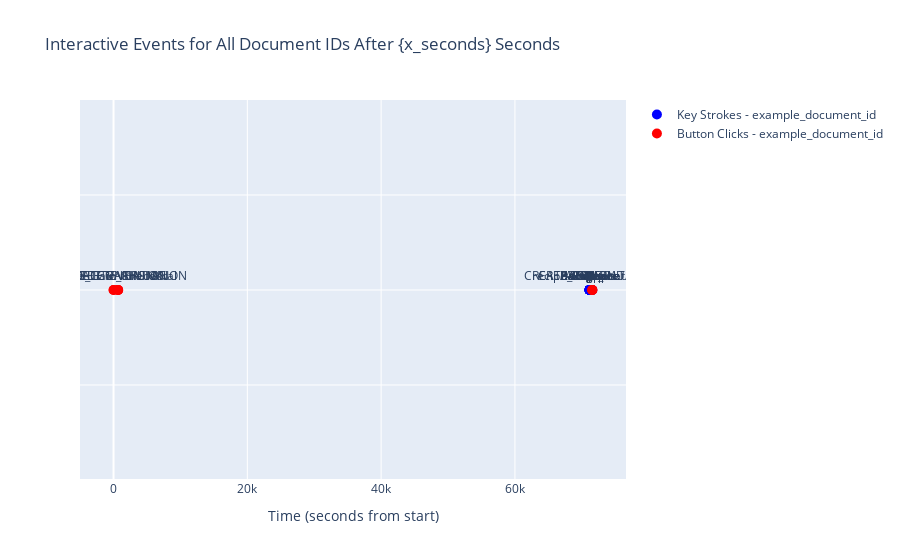

Source (notebook cell):
### Code cell
event = filtered_events
fig = make_subplots()

# Plot key events
fig.add_trace(go.Scatter(
    x=[event["normalized_time"] for event in events if event["type"] == "key"],
    y=[1] * len(events),
    mode='markers+text',
    name=f'Key Strokes - {doc_id}',
    text=[event["action"] for event in events if event["type"] == "key"],
    textposition='top center',
    marker=dict(color='blue', size=10)
))

# Plot button clicks
fig.add_trace(go.Scatter(
    x=[event["normalized_time"] for event in events if event["type"] == "button"],
    y=[1] * len(events),
    mode='markers+text',
    name=f'Button Clicks - {doc_id}',
    text=[event["action"] for event in events if event["type"] == "button"],
    textposition='top center',
    marker=dict(color='red', size=10)
))

# Plot generated content
fig.add_trace(go.Scatter(
    x=[content["normalized_time"] for content in generated_content],
    y=[1] * len(generated_content),
    mode='markers+text',
    name=f'Generated Content - {doc_id}',
    text=[content["text"] for content in generated_content],
    textposition='top center',
    marker=dict(color='green', size=10)
))

fig.update_layout(
    title='Interactive Events for All Document IDs After {x_seconds} Seconds',
    xaxis_title='Time (seconds from start)',
    yaxis=dict(showticklabels=False),
    showlegend=True
)

fig.show()

### Figure 1 — Plotly figure (JSON) as saved in the notebook; plotly's stock layout.template omitted (floating-point values rounded to 4 significant figures; data arrays with more than 128 entries replaced by an {"elided": "..."} marker saying what was removed)
{"data": [{"marker": {"color": "blue", "size": 10}, "mode": "markers+text", "name": "Key Strokes - example_document_id", "text": {"elided": "164 str values"}, "textposition": "top center", "type": "scatter", "x": {"elided": "164 float values"}, "y": {"elided": "172 int values"}}, {"marker": {"color": "red", "size": 10}, "mode": "markers+text", "name": "Button Clicks - example_document_id", "text": ["CREATE VARIATION", "recipe_Gain_Anecdotal", "CREATE CONTINUATION", "DELETE CHUNK", "DELETE VERSION", "CREATE VARIATION", "recipe_Gain_Statistics", "CREATE CONTINUATION"], "textposition": "top center", "type": "scatter", "x": [0, 15.33, 674.2, 688.8, 688.8, 71550.0, 71560.0, 71590.0], "y": {"elided": "172 int values"}}, {"marker": {"color": "green", "size": 10}, "mode": "markers+text", "name": "Generated Content - example_document_id", "text": [], "textposition": "top center", "type": "scatter", "x": [], "y": []}], "layout": {"showlegend": true, "title": {"text": "Interactive Events for All Document IDs After {x_seconds} Seconds"}, "xaxis": {"anchor": "y", "domain": [0, 1], "title": {"text": "Time (seconds from start)"}}, "yaxis": {"anchor": "x", "domain": [0, 1], "showticklabels": false}}}
